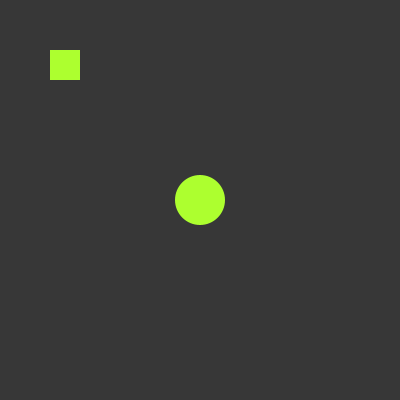
Frame 1 (no input)
Frame 60 (the mouse pressed at the canvas centre just before this capture): identical to frame 1, image omitted
Frame 120 (the mouse held since frame 60 and released just before this capture): identical to frame 1, image omitted

The Processing sketch that drew this single still picture (run headless with seeded random() and noise(); from frame 60 on, the mouse is pressed at the canvas centre):

// Processing sketch: day_12
// ── day_12.pde
boolean spin = false;
float angle =.1;
int x = 50;
int y = 50;

void setup(){
 size(400,400);  
}
void draw(){
 background(55);
 fill(173,255,47);
 noStroke(); 
 
 if(spin == false){
   rect(x,y,30,30);
   ellipse(200,200,x,y);
 }
 if(mousePressed){
   if(mouseX > x && mouseX < 80 && mouseY > y && mouseY < 80){
     pushMatrix(); // keep transforms within matrix 
     translate(65,65);
   rotate(angle);
   rect(0,0,30,30);
   popMatrix(); // end isolation
   angle += .05;
  // ellipse(200,200,x,y);
   spin =true;
   }   
  } else spin = false;
  delay(10);
 } 
